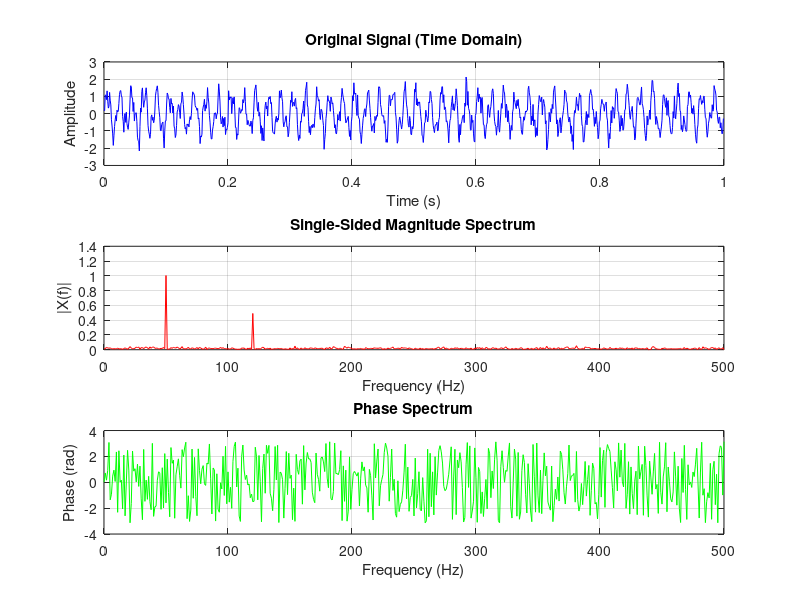

This chart was generated by the following MATLAB code: (Note: this script raises an error after producing the figure.)
% =========================================================
% 02_fft_analysis.m
% Fast Fourier Transform (FFT) Analysis
% Topics: FFT, frequency spectrum, magnitude & phase
% =========================================================

clear; clc; close all;

%% Parameters
fs = 1000;           % Sampling frequency (Hz)
T  = 1;              % Duration (seconds)
N  = fs * T;         % Number of samples
t  = (0:N-1) / fs;   % Time vector

%% Composite Signal: 50 Hz + 120 Hz + noise
f1 = 50;   A1 = 1.0;
f2 = 120;  A2 = 0.5;

x = A1 * sin(2*pi*f1*t) + A2 * sin(2*pi*f2*t) + 0.3*randn(size(t));

%% Compute FFT
X     = fft(x);
X_mag = abs(X/N);              % Normalized magnitude
X_mag = X_mag(1:N/2+1);        % Single-sided spectrum
X_mag(2:end-1) = 2*X_mag(2:end-1);

f_axis = fs * (0:(N/2)) / N;   % Frequency axis

%% Phase Spectrum
X_phase = angle(X);
X_phase = X_phase(1:N/2+1);

%% Plotting
figure('Name', 'FFT Analysis', 'NumberTitle', 'off');

subplot(3,1,1);
plot(t, x, 'b');
title('Original Signal (Time Domain)');
xlabel('Time (s)'); ylabel('Amplitude'); grid on;

subplot(3,1,2);
plot(f_axis, X_mag, 'r');
title('Single-Sided Magnitude Spectrum');
xlabel('Frequency (Hz)'); ylabel('|X(f)|'); grid on;
xlim([0 fs/2]);

subplot(3,1,3);
plot(f_axis, X_phase, 'g');
title('Phase Spectrum');
xlabel('Frequency (Hz)'); ylabel('Phase (rad)'); grid on;
xlim([0 fs/2]);

sgtitle('FFT Analysis of a Composite Signal');

%% Print dominant frequencies
[~, idx] = sort(X_mag, 'descend');
fprintf('Top 3 dominant frequencies:\n');
for k = 1:3
    fprintf('  %.1f Hz  (magnitude = %.4f)\n', f_axis(idx(k)), X_mag(idx(k)));
end
